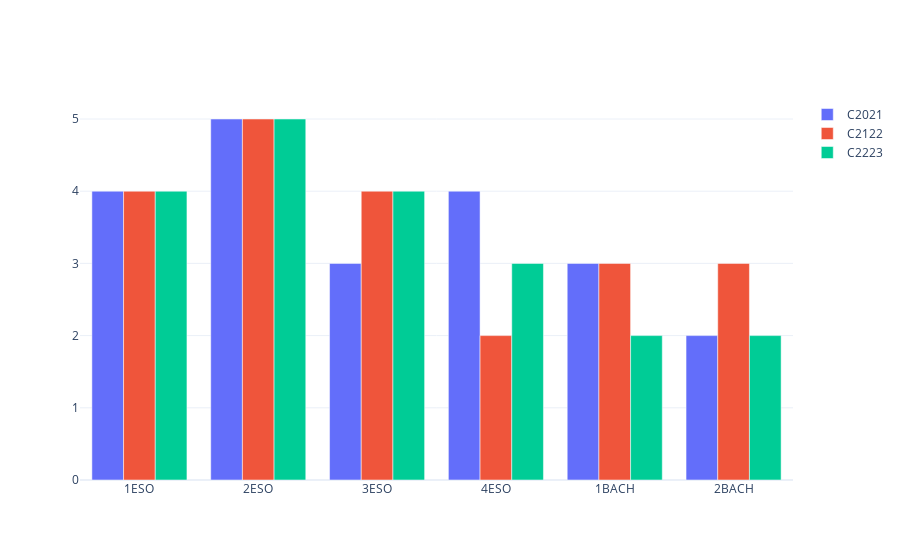

The notebook cell this image was saved under:
### Markdown cell above
## Evolución del número de grupos en ESO y Bachillerato

### Code cell
etapas_niveles = {'ESO': 4, 'BACH': 2}
series = {}
titles = []
no_titles = True
for year in years:
    series[year] = []
    for etapa in etapas_niveles:
        for num in range(etapas_niveles[etapa]):
            series[year].append(df.query(f'grupo.str.contains("{num+1}") & etapa == "{etapa}" & curso == "{year}" & evaluación == "{labels[-1][1]}"', engine="python").count()['etapa'])
            if no_titles:
                titles.append(str(num+1)+etapa)
    no_titles = False

myplotly.cbar(titles, series, is_percentage=False)

### Figure 1 — Plotly figure (JSON) as saved in the notebook; plotly's stock layout.template omitted (floating-point values rounded to 4 significant figures)
{"data": [{"name": "C2021", "type": "bar", "x": ["1ESO", "2ESO", "3ESO", "4ESO", "1BACH", "2BACH"], "y": [4, 5, 3, 4, 3, 2]}, {"name": "C2122", "type": "bar", "x": ["1ESO", "2ESO", "3ESO", "4ESO", "1BACH", "2BACH"], "y": [4, 5, 4, 2, 3, 3]}, {"name": "C2223", "type": "bar", "x": ["1ESO", "2ESO", "3ESO", "4ESO", "1BACH", "2BACH"], "y": [4, 5, 4, 3, 2, 2]}], "layout": {"barmode": "group"}}
